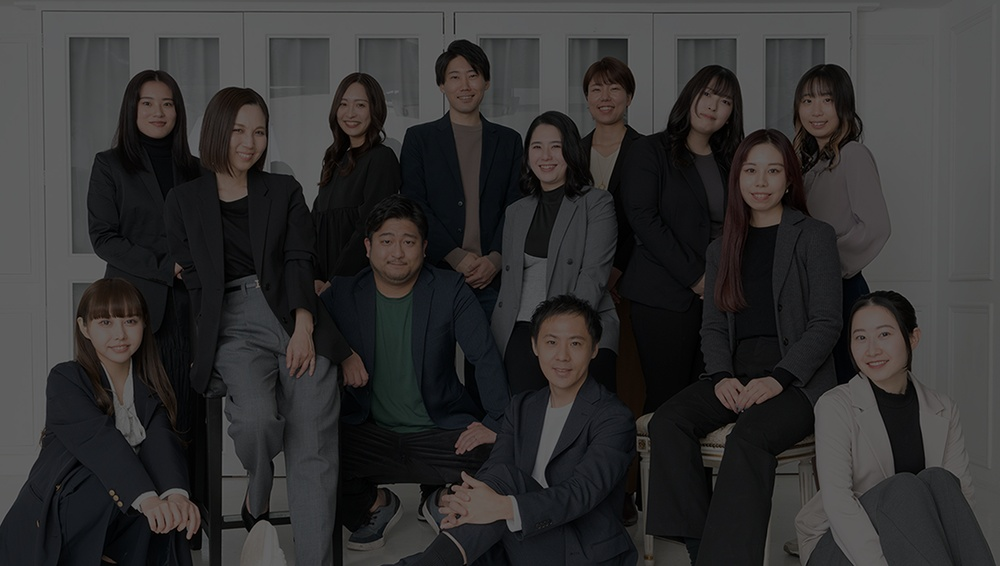
#> input picture corporate/assets/team.jpg, 1000 x 566 px, shrunk from 1300 x 736 before the run
$ python _brighten.py
#> lines starting #> are read from the running program, lines starting #| are printed output that depends on the picture
# Brighten team.jpg to approximate the original "bright" version
# Apply: linear brightness boost + slight curves + gamma + saturation
from PIL import Image, ImageEnhance, ImageFilter, ImageOps
import os

src = "assets/team.jpg"
out = "assets/team_bright.jpg"

img = Image.open(src).convert("RGB")
#> img is the input picture: PIL image 1000x566 RGB; mean R, G, B 50.5, 49.4, 49.4
print(f"input: {img.size}  mode={img.mode}")
#| input: (1000, 566)  mode=RGB

# Step 1: lift shadows via gamma correction (gamma < 1 brightens darks)
# Manually build a LUT: out = ((in/255)^gamma) * 255
gamma = 0.55  # aggressive shadow lift
lut = [int(((i / 255.0) ** gamma) * 255) for i in range(256)]
lut = lut * 3  # RGB
img = img.point(lut)
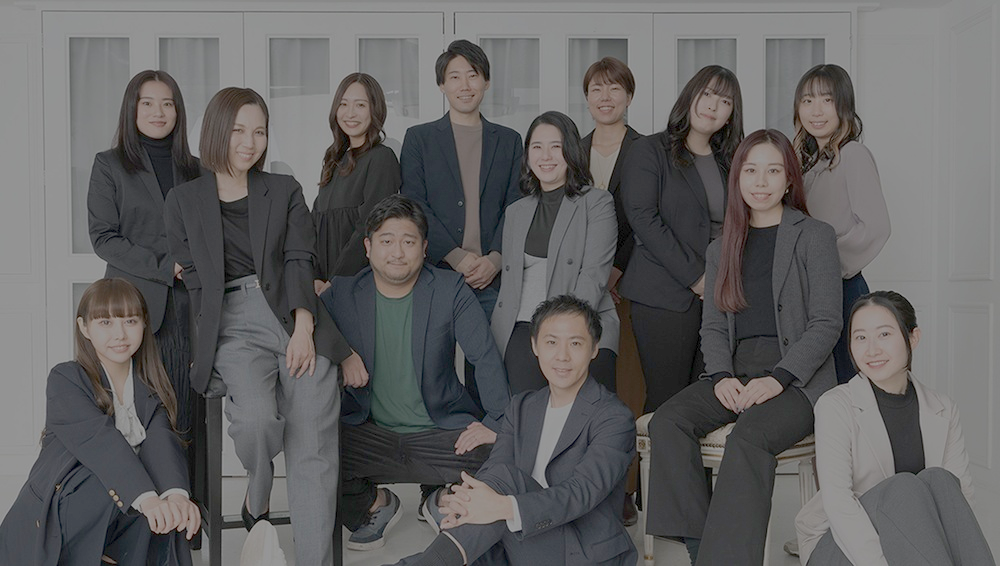
#> img: PIL image 1000x566 RGB; mean R, G, B 97.3, 96.5, 96.8

# Step 2: brightness boost
img = ImageEnhance.Brightness(img).enhance(1.18)
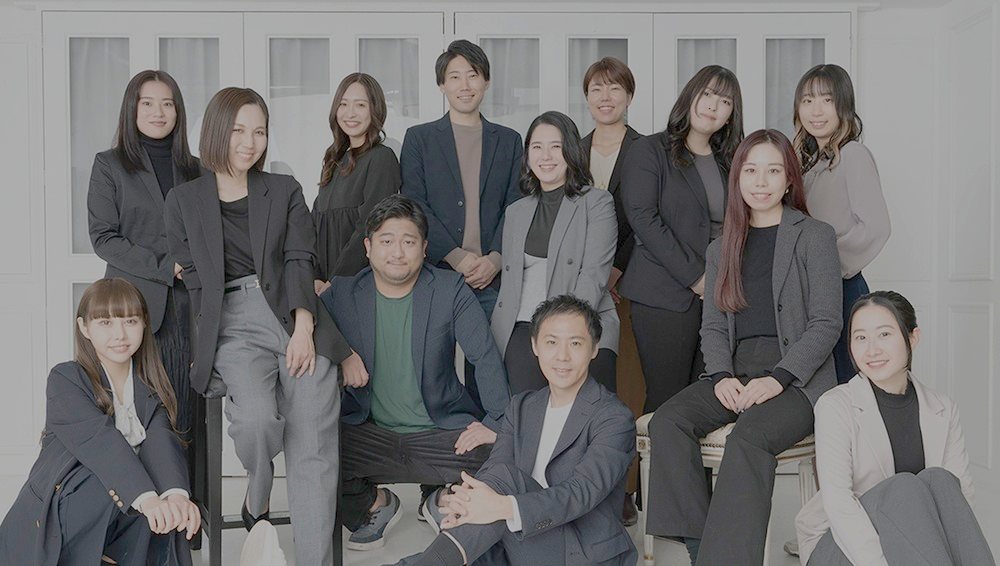
#> img: PIL image 1000x566 RGB; mean R, G, B 114.3, 113.3, 113.7

# Step 3: contrast (slight to keep depth after shadow lift)
img = ImageEnhance.Contrast(img).enhance(0.96)

# Step 4: saturation (compensate for brightening washing colors)
img = ImageEnhance.Color(img).enhance(1.15)

# Step 5: slight sharpness
img = ImageEnhance.Sharpness(img).enhance(1.15)

# Save as JPG with high quality
img.save(out, "JPEG", quality=92, optimize=True)
print(f"saved: {out}  size={os.path.getsize(out)} bytes")
